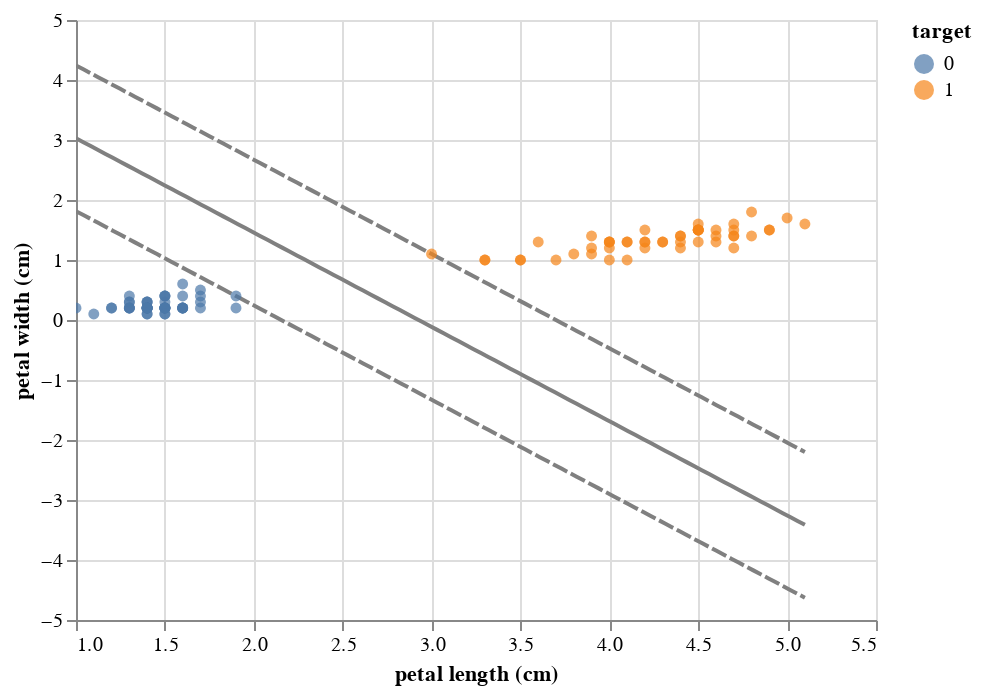

Notebook source saved alongside this figure:
### Code cell
plot_linear_hyperplane(X, y, model).interactive()

### Figure 1 — Vega-Lite specification as saved in the notebook (floating-point values rounded to 4 significant figures)
{"config": {"view": {"continuousWidth": 400, "continuousHeight": 300}}, "layer": [{"data": {"name": "data-8ba59770c36f9f001ab2af21f45063d8"}, "mark": {"type": "line", "color": "grey"}, "encoding": {"x": {"field": "petal length (cm)", "type": "quantitative"}, "y": {"field": "petal width (cm)", "type": "quantitative"}}, "selection": {"selector006": {"type": "interval", "bind": "scales", "encodings": ["x", "y"]}}}, {"data": {"name": "data-39efc46d49635761062f01318436bd00"}, "mark": {"type": "line", "color": "grey", "strokeDash": [8, 2]}, "encoding": {"x": {"field": "petal length (cm)", "type": "quantitative"}, "y": {"field": "petal width (cm)", "type": "quantitative"}}}, {"data": {"name": "data-a22e9bdeac6222bb8d85a3cd10269cc1"}, "mark": {"type": "line", "color": "grey", "strokeDash": [8, 2]}, "encoding": {"x": {"field": "petal length (cm)", "type": "quantitative"}, "y": {"field": "petal width (cm)", "type": "quantitative"}}}, {"data": {"name": "data-2da288ffa312d2ea4aa67fe5200814e6"}, "mark": {"type": "point", "filled": true}, "encoding": {"color": {"field": "target", "type": "nominal"}, "x": {"field": "petal length (cm)", "type": "quantitative"}, "y": {"field": "petal width (cm)", "type": "quantitative"}}}], "$schema": "https://vega.github.io/schema/vega-lite/v4.17.0.json", "datasets": {"data-8ba59770c36f9f001ab2af21f45063d8": [{"petal length (cm)": 1.0, "petal width (cm)": 3.029}, {"petal length (cm)": 1.041, "petal width (cm)": 2.963}, {"petal length (cm)": 1.083, "petal width (cm)": 2.898}, {"petal length (cm)": 1.124, "petal width (cm)": 2.833}, {"petal length (cm)": 1.166, "petal width (cm)": 2.768}, {"petal length (cm)": 1.207, "petal width (cm)": 2.703}, {"petal length (cm)": 1.248, "petal width (cm)": 2.638}, {"petal length (cm)": 1.29, "petal width (cm)": 2.573}, {"petal length (cm)": 1.331, "petal width (cm)": 2.508}, {"petal length (cm)": 1.373, "petal width (cm)": 2.443}, {"petal length (cm)": 1.414, "petal width (cm)": 2.378}, {"petal length (cm)": 1.456, "petal width (cm)": 2.313}, {"petal length (cm)": 1.497, "petal width (cm)": 2.248}, {"petal length (cm)": 1.538, "petal width (cm)": 2.183}, {"petal length (cm)": 1.58, "petal width (cm)": 2.117}, {"petal length (cm)": 1.621, "petal width (cm)": 2.052}, {"petal length (cm)": 1.663, "petal width (cm)": 1.987}, {"petal length (cm)": 1.704, "petal width (cm)": 1.922}, {"petal length (cm)": 1.745, "petal width (cm)": 1.857}, {"petal length (cm)": 1.787, "petal width (cm)": 1.792}, {"petal length (cm)": 1.828, "petal width (cm)": 1.727}, {"petal length (cm)": 1.87, "petal width (cm)": 1.662}, {"petal length (cm)": 1.911, "petal width (cm)": 1.597}, {"petal length (cm)": 1.953, "petal width (cm)": 1.532}, {"petal length (cm)": 1.994, "petal width (cm)": 1.467}, {"petal length (cm)": 2.035, "petal width (cm)": 1.402}, {"petal length (cm)": 2.077, "petal width (cm)": 1.337}, {"petal length (cm)": 2.118, "petal width (cm)": 1.271}, {"petal length (cm)": 2.16, "petal width (cm)": 1.206}, {"petal length (cm)": 2.201, "petal width (cm)": 1.141}, {"petal length (cm)": 2.242, "petal width (cm)": 1.076}, {"petal length (cm)": 2.284, "petal width (cm)": 1.011}, {"petal length (cm)": 2.325, "petal width (cm)": 0.946}, {"petal length (cm)": 2.367, "petal width (cm)": 0.881}, {"petal length (cm)": 2.408, "petal width (cm)": 0.8159}, {"petal length (cm)": 2.449, "petal width (cm)": 0.7508}, {"petal length (cm)": 2.491, "petal width (cm)": 0.6857}, {"petal length (cm)": 2.532, "petal width (cm)": 0.6206}, {"petal length (cm)": 2.574, "petal width (cm)": 0.5556}, {"petal length (cm)": 2.615, "petal width (cm)": 0.4905}, {"petal length (cm)": 2.657, "petal width (cm)": 0.4254}, {"petal length (cm)": 2.698, "petal width (cm)": 0.3603}, {"petal length (cm)": 2.739, "petal width (cm)": 0.2952}, {"petal length (cm)": 2.781, "petal width (cm)": 0.2302}, {"petal length (cm)": 2.822, "petal width (cm)": 0.1651}, {"petal length (cm)": 2.864, "petal width (cm)": 0.1}, {"petal length (cm)": 2.905, "petal width (cm)": 0.03492}, {"petal length (cm)": 2.946, "petal width (cm)": -0.03016}, {"petal length (cm)": 2.988, "petal width (cm)": -0.09524}, {"petal length (cm)": 3.029, "petal width (cm)": -0.1603}, {"petal length (cm)": 3.071, "petal width (cm)": -0.2254}, {"petal length (cm)": 3.112, "petal width (cm)": -0.2905}, {"petal length (cm)": 3.154, "petal width (cm)": -0.3556}, {"petal length (cm)": 3.195, "petal width (cm)": -0.4206}, {"petal length (cm)": 3.236, "petal width (cm)": -0.4857}, {"petal length (cm)": 3.278, "petal width (cm)": -0.5508}, {"petal length (cm)": 3.319, "petal width (cm)": -0.6159}, {"petal length (cm)": 3.361, "petal width (cm)": -0.681}, {"petal length (cm)": 3.402, "petal width (cm)": -0.746}, {"petal length (cm)": 3.443, "petal width (cm)": -0.8111}, {"petal length (cm)": 3.485, "petal width (cm)": -0.8762}, {"petal length (cm)": 3.526, "petal width (cm)": -0.9413}, {"petal length (cm)": 3.568, "petal width (cm)": -1.006}, {"petal length (cm)": 3.609, "petal width (cm)": -1.071}, {"petal length (cm)": 3.651, "petal width (cm)": -1.137}, {"petal length (cm)": 3.692, "petal width (cm)": -1.202}, {"petal length (cm)": 3.733, "petal width (cm)": -1.267}, {"petal length (cm)": 3.775, "petal width (cm)": -1.332}, {"petal length (cm)": 3.816, "petal width (cm)": -1.397}, {"petal length (cm)": 3.858, "petal width (cm)": -1.462}, {"petal length (cm)": 3.899, "petal width (cm)": -1.527}, {"petal length (cm)": 3.94, "petal width (cm)": -1.592}, {"petal length (cm)": 3.982, "petal width (cm)": -1.657}, {"petal length (cm)": 4.023, "petal width (cm)": -1.722}, {"petal length (cm)": 4.065, "petal width (cm)": -1.787}, {"petal length (cm)": 4.106, "petal width (cm)": -1.852}, {"petal length (cm)": 4.147, "petal width (cm)": -1.917}, {"petal length (cm)": 4.189, "petal width (cm)": -1.983}, {"petal length (cm)": 4.23, "petal width (cm)": -2.048}, {"petal length (cm)": 4.272, "petal width (cm)": -2.113}, {"petal length (cm)": 4.313, "petal width (cm)": -2.178}, {"petal length (cm)": 4.355, "petal width (cm)": -2.243}, {"petal length (cm)": 4.396, "petal width (cm)": -2.308}, {"petal length (cm)": 4.437, "petal width (cm)": -2.373}, {"petal length (cm)": 4.479, "petal width (cm)": -2.438}, {"petal length (cm)": 4.52, "petal width (cm)": -2.503}, {"petal length (cm)": 4.562, "petal width (cm)": -2.568}, {"petal length (cm)": 4.603, "petal width (cm)": -2.633}, {"petal length (cm)": 4.644, "petal width (cm)": -2.698}, {"petal length (cm)": 4.686, "petal width (cm)": -2.763}, {"petal length (cm)": 4.727, "petal width (cm)": -2.829}, {"petal length (cm)": 4.769, "petal width (cm)": -2.894}, {"petal length (cm)": 4.81, "petal width (cm)": -2.959}, {"petal length (cm)": 4.852, "petal width (cm)": -3.024}, {"petal length (cm)": 4.893, "petal width (cm)": -3.089}, {"petal length (cm)": 4.934, "petal width (cm)": -3.154}, {"petal length (cm)": 4.976, "petal width (cm)": -3.219}, {"petal length (cm)": 5.017, "petal width (cm)": -3.284}, {"petal length (cm)": 5.059, "petal width (cm)": -3.349}, {"petal length (cm)": 5.1, "petal width (cm)": -3.414}], "data-39efc46d49635761062f01318436bd00": [{"petal length (cm)": 1.0, "petal width (cm)": 1.814}, {"petal length (cm)": 1.041, "petal width (cm)": 1.749}, {"petal length (cm)": 1.083, "petal width (cm)": 1.684}, {"petal length (cm)": 1.124, "petal width (cm)": 1.619}, {"petal length (cm)": 1.166, "petal width (cm)": 1.554}, {"petal length (cm)": 1.207, "petal width (cm)": 1.489}, {"petal length (cm)": 1.248, "petal width (cm)": 1.424}, {"petal length (cm)": 1.29, "petal width (cm)": 1.359}, {"petal length (cm)": 1.331, "petal width (cm)": 1.294}, {"petal length (cm)": 1.373, "petal width (cm)": 1.229}, {"petal length (cm)": 1.414, "petal width (cm)": 1.163}, {"petal length (cm)": 1.456, "petal width (cm)": 1.098}, {"petal length (cm)": 1.497, "petal width (cm)": 1.033}, {"petal length (cm)": 1.538, "petal width (cm)": 0.9683}, {"petal length (cm)": 1.58, "petal width (cm)": 0.9032}, {"petal length (cm)": 1.621, "petal width (cm)": 0.8381}, {"petal length (cm)": 1.663, "petal width (cm)": 0.773}, {"petal length (cm)": 1.704, "petal width (cm)": 0.7079}, {"petal length (cm)": 1.745, "petal width (cm)": 0.6429}, {"petal length (cm)": 1.787, "petal width (cm)": 0.5778}, {"petal length (cm)": 1.828, "petal width (cm)": 0.5127}, {"petal length (cm)": 1.87, "petal width (cm)": 0.4476}, {"petal length (cm)": 1.911, "petal width (cm)": 0.3825}, {"petal length (cm)": 1.953, "petal width (cm)": 0.3175}, {"petal length (cm)": 1.994, "petal width (cm)": 0.2524}, {"petal length (cm)": 2.035, "petal width (cm)": 0.1873}, {"petal length (cm)": 2.077, "petal width (cm)": 0.1222}, {"petal length (cm)": 2.118, "petal width (cm)": 0.05714}, {"petal length (cm)": 2.16, "petal width (cm)": -0.007937}, {"petal length (cm)": 2.201, "petal width (cm)": -0.07302}, {"petal length (cm)": 2.242, "petal width (cm)": -0.1381}, {"petal length (cm)": 2.284, "petal width (cm)": -0.2032}, {"petal length (cm)": 2.325, "petal width (cm)": -0.2683}, {"petal length (cm)": 2.367, "petal width (cm)": -0.3333}, {"petal length (cm)": 2.408, "petal width (cm)": -0.3984}, {"petal length (cm)": 2.449, "petal width (cm)": -0.4635}, {"petal length (cm)": 2.491, "petal width (cm)": -0.5286}, {"petal length (cm)": 2.532, "petal width (cm)": -0.5937}, {"petal length (cm)": 2.574, "petal width (cm)": -0.6587}, {"petal length (cm)": 2.615, "petal width (cm)": -0.7238}, {"petal length (cm)": 2.657, "petal width (cm)": -0.7889}, {"petal length (cm)": 2.698, "petal width (cm)": -0.854}, {"petal length (cm)": 2.739, "petal width (cm)": -0.919}, {"petal length (cm)": 2.781, "petal width (cm)": -0.9841}, {"petal length (cm)": 2.822, "petal width (cm)": -1.049}, {"petal length (cm)": 2.864, "petal width (cm)": -1.114}, {"petal length (cm)": 2.905, "petal width (cm)": -1.179}, {"petal length (cm)": 2.946, "petal width (cm)": -1.244}, {"petal length (cm)": 2.988, "petal width (cm)": -1.31}, {"petal length (cm)": 3.029, "petal width (cm)": -1.375}, {"petal length (cm)": 3.071, "petal width (cm)": -1.44}, {"petal length (cm)": 3.112, "petal width (cm)": -1.505}, {"petal length (cm)": 3.154, "petal width (cm)": -1.57}, {"petal length (cm)": 3.195, "petal width (cm)": -1.635}, {"petal length (cm)": 3.236, "petal width (cm)": -1.7}, {"petal length (cm)": 3.278, "petal width (cm)": -1.765}, {"petal length (cm)": 3.319, "petal width (cm)": -1.83}, {"petal length (cm)": 3.361, "petal width (cm)": -1.895}, {"petal length (cm)": 3.402, "petal width (cm)": -1.96}, {"petal length (cm)": 3.443, "petal width (cm)": -2.025}, {"petal length (cm)": 3.485, "petal width (cm)": -2.09}, {"petal length (cm)": 3.526, "petal width (cm)": -2.156}, {"petal length (cm)": 3.568, "petal width (cm)": -2.221}, {"petal length (cm)": 3.609, "petal width (cm)": -2.286}, {"petal length (cm)": 3.651, "petal width (cm)": -2.351}, {"petal length (cm)": 3.692, "petal width (cm)": -2.416}, {"petal length (cm)": 3.733, "petal width (cm)": -2.481}, {"petal length (cm)": 3.775, "petal width (cm)": -2.546}, {"petal length (cm)": 3.816, "petal width (cm)": -2.611}, {"petal length (cm)": 3.858, "petal width (cm)": -2.676}, {"petal length (cm)": 3.899, "petal width (cm)": -2.741}, {"petal length (cm)": 3.94, "petal width (cm)": -2.806}, {"petal length (cm)": 3.982, "petal width (cm)": -2.871}, {"petal length (cm)": 4.023, "petal width (cm)": -2.937}, {"petal length (cm)": 4.065, "petal width (cm)": -3.002}, {"petal length (cm)": 4.106, "petal width (cm)": -3.067}, {"petal length (cm)": 4.147, "petal width (cm)": -3.132}, {"petal length (cm)": 4.189, "petal width (cm)": -3.197}, {"petal length (cm)": 4.23, "petal width (cm)": -3.262}, {"petal length (cm)": 4.272, "petal width (cm)": -3.327}, {"petal length (cm)": 4.313, "petal width (cm)": -3.392}, {"petal length (cm)": 4.355, "petal width (cm)": -3.457}, {"petal length (cm)": 4.396, "petal width (cm)": -3.522}, {"petal length (cm)": 4.437, "petal width (cm)": -3.587}, {"petal length (cm)": 4.479, "petal width (cm)": -3.652}, {"petal length (cm)": 4.52, "petal width (cm)": -3.717}, {"petal length (cm)": 4.562, "petal width (cm)": -3.783}, {"petal length (cm)": 4.603, "petal width (cm)": -3.848}, {"petal length (cm)": 4.644, "petal width (cm)": -3.913}, {"petal length (cm)": 4.686, "petal width (cm)": -3.978}, {"petal length (cm)": 4.727, "petal width (cm)": -4.043}, {"petal length (cm)": 4.769, "petal width (cm)": -4.108}, {"petal length (cm)": 4.81, "petal width (cm)": -4.173}, {"petal length (cm)": 4.852, "petal width (cm)": -4.238}, {"petal length (cm)": 4.893, "petal width (cm)": -4.303}, {"petal length (cm)": 4.934, "petal width (cm)": -4.368}, {"petal length (cm)": 4.976, "petal width (cm)": -4.433}, {"petal length (cm)": 5.017, "petal width (cm)": -4.498}, {"petal length (cm)": 5.059, "petal width (cm)": -4.563}, {"petal length (cm)": 5.1, "petal width (cm)": -4.629}], "data-a22e9bdeac6222bb8d85a3cd10269cc1": [{"petal length (cm)": 1.0, "petal width (cm)": 4.243}, {"petal length (cm)": 1.041, "petal width (cm)": 4.178}, {"petal length (cm)": 1.083, "petal width (cm)": 4.113}, {"petal length (cm)": 1.124, "petal width (cm)": 4.048}, {"petal length (cm)": 1.166, "petal width (cm)": 3.983}, {"petal length (cm)": 1.207, "petal width (cm)": 3.917}, {"petal length (cm)": 1.248, "petal width (cm)": 3.852}, {"petal length (cm)": 1.29, "petal width (cm)": 3.787}, {"petal length (cm)": 1.331, "petal width (cm)": 3.722}, {"petal length (cm)": 1.373, "petal width (cm)": 3.657}, {"petal length (cm)": 1.414, "petal width (cm)": 3.592}, {"petal length (cm)": 1.456, "petal width (cm)": 3.527}, {"petal length (cm)": 1.497, "petal width (cm)": 3.462}, {"petal length (cm)": 1.538, "petal width (cm)": 3.397}, {"petal length (cm)": 1.58, "petal width (cm)": 3.332}, {"petal length (cm)": 1.621, "petal width (cm)": 3.267}, {"petal length (cm)": 1.663, "petal width (cm)": 3.202}, {"petal length (cm)": 1.704, "petal width (cm)": 3.137}, {"petal length (cm)": 1.745, "petal width (cm)": 3.071}, {"petal length (cm)": 1.787, "petal width (cm)": 3.006}, {"petal length (cm)": 1.828, "petal width (cm)": 2.941}, {"petal length (cm)": 1.87, "petal width (cm)": 2.876}, {"petal length (cm)": 1.911, "petal width (cm)": 2.811}, {"petal length (cm)": 1.953, "petal width (cm)": 2.746}, {"petal length (cm)": 1.994, "petal width (cm)": 2.681}, {"petal length (cm)": 2.035, "petal width (cm)": 2.616}, {"petal length (cm)": 2.077, "petal width (cm)": 2.551}, {"petal length (cm)": 2.118, "petal width (cm)": 2.486}, {"petal length (cm)": 2.16, "petal width (cm)": 2.421}, {"petal length (cm)": 2.201, "petal width (cm)": 2.356}, {"petal length (cm)": 2.242, "petal width (cm)": 2.29}, {"petal length (cm)": 2.284, "petal width (cm)": 2.225}, {"petal length (cm)": 2.325, "petal width (cm)": 2.16}, {"petal length (cm)": 2.367, "petal width (cm)": 2.095}, {"petal length (cm)": 2.408, "petal width (cm)": 2.03}, {"petal length (cm)": 2.449, "petal width (cm)": 1.965}, {"petal length (cm)": 2.491, "petal width (cm)": 1.9}, {"petal length (cm)": 2.532, "petal width (cm)": 1.835}, {"petal length (cm)": 2.574, "petal width (cm)": 1.77}, {"petal length (cm)": 2.615, "petal width (cm)": 1.705}, {"petal length (cm)": 2.657, "petal width (cm)": 1.64}, {"petal length (cm)": 2.698, "petal width (cm)": 1.575}, {"petal length (cm)": 2.739, "petal width (cm)": 1.51}, {"petal length (cm)": 2.781, "petal width (cm)": 1.444}, {"petal length (cm)": 2.822, "petal width (cm)": 1.379}, {"petal length (cm)": 2.864, "petal width (cm)": 1.314}, {"petal length (cm)": 2.905, "petal width (cm)": 1.249}, {"petal length (cm)": 2.946, "petal width (cm)": 1.184}, {"petal length (cm)": 2.988, "petal width (cm)": 1.119}, {"petal length (cm)": 3.029, "petal width (cm)": 1.054}, {"petal length (cm)": 3.071, "petal width (cm)": 0.9889}, {"petal length (cm)": 3.112, "petal width (cm)": 0.9238}, {"petal length (cm)": 3.154, "petal width (cm)": 0.8587}, {"petal length (cm)": 3.195, "petal width (cm)": 0.7937}, {"petal length (cm)": 3.236, "petal width (cm)": 0.7286}, {"petal length (cm)": 3.278, "petal width (cm)": 0.6635}, {"petal length (cm)": 3.319, "petal width (cm)": 0.5984}, {"petal length (cm)": 3.361, "petal width (cm)": 0.5333}, {"petal length (cm)": 3.402, "petal width (cm)": 0.4683}, {"petal length (cm)": 3.443, "petal width (cm)": 0.4032}, {"petal length (cm)": 3.485, "petal width (cm)": 0.3381}, {"petal length (cm)": 3.526, "petal width (cm)": 0.273}, {"petal length (cm)": 3.568, "petal width (cm)": 0.2079}, {"petal length (cm)": 3.609, "petal width (cm)": 0.1429}, {"petal length (cm)": 3.651, "petal width (cm)": 0.07778}, {"petal length (cm)": 3.692, "petal width (cm)": 0.0127}, {"petal length (cm)": 3.733, "petal width (cm)": -0.05238}, {"petal length (cm)": 3.775, "petal width (cm)": -0.1175}, {"petal length (cm)": 3.816, "petal width (cm)": -0.1825}, {"petal length (cm)": 3.858, "petal width (cm)": -0.2476}, {"petal length (cm)": 3.899, "petal width (cm)": -0.3127}, {"petal length (cm)": 3.94, "petal width (cm)": -0.3778}, {"petal length (cm)": 3.982, "petal width (cm)": -0.4429}, {"petal length (cm)": 4.023, "petal width (cm)": -0.5079}, {"petal length (cm)": 4.065, "petal width (cm)": -0.573}, {"petal length (cm)": 4.106, "petal width (cm)": -0.6381}, {"petal length (cm)": 4.147, "petal width (cm)": -0.7032}, {"petal length (cm)": 4.189, "petal width (cm)": -0.7683}, {"petal length (cm)": 4.23, "petal width (cm)": -0.8333}, {"petal length (cm)": 4.272, "petal width (cm)": -0.8984}, {"petal length (cm)": 4.313, "petal width (cm)": -0.9635}, {"petal length (cm)": 4.355, "petal width (cm)": -1.029}, {"petal length (cm)": 4.396, "petal width (cm)": -1.094}, {"petal length (cm)": 4.437, "petal width (cm)": -1.159}, {"petal length (cm)": 4.479, "petal width (cm)": -1.224}, {"petal length (cm)": 4.52, "petal width (cm)": -1.289}, {"petal length (cm)": 4.562, "petal width (cm)": -1.354}, {"petal length (cm)": 4.603, "petal width (cm)": -1.419}, {"petal length (cm)": 4.644, "petal width (cm)": -1.484}, {"petal length (cm)": 4.686, "petal width (cm)": -1.549}, {"petal length (cm)": 4.727, "petal width (cm)": -1.614}, {"petal length (cm)": 4.769, "petal width (cm)": -1.679}, {"petal length (cm)": 4.81, "petal width (cm)": -1.744}, {"petal length (cm)": 4.852, "petal width (cm)": -1.81}, {"petal length (cm)": 4.893, "petal width (cm)": -1.875}, {"petal length (cm)": 4.934, "petal width (cm)": -1.94}, {"petal length (cm)": 4.976, "petal width (cm)": -2.005}, {"petal length (cm)": 5.017, "petal width (cm)": -2.07}, {"petal length (cm)": 5.059, "petal width (cm)": -2.135}, {"petal length (cm)": 5.1, "petal width (cm)": -2.2}], "data-2da288ffa312d2ea4aa67fe5200814e6": [{"petal length (cm)": 1.4, "petal width (cm)": 0.2, "target": 0}, {"petal length (cm)": 1.4, "petal width (cm)": 0.2, "target": 0}, {"petal length (cm)": 1.3, "petal width (cm)": 0.2, "target": 0}, {"petal length (cm)": 1.5, "petal width (cm)": 0.2, "target": 0}, {"petal length (cm)": 1.4, "petal width (cm)": 0.2, "target": 0}, {"petal length (cm)": 1.7, "petal width (cm)": 0.4, "target": 0}, {"petal length (cm)": 1.4, "petal width (cm)": 0.3, "target": 0}, {"petal length (cm)": 1.5, "petal width (cm)": 0.2, "target": 0}, {"petal length (cm)": 1.4, "petal width (cm)": 0.2, "target": 0}, {"petal length (cm)": 1.5, "petal width (cm)": 0.1, "target": 0}, {"petal length (cm)": 1.5, "petal width (cm)": 0.2, "target": 0}, {"petal length (cm)": 1.6, "petal width (cm)": 0.2, "target": 0}, {"petal length (cm)": 1.4, "petal width (cm)": 0.1, "target": 0}, {"petal length (cm)": 1.1, "petal width (cm)": 0.1, "target": 0}, {"petal length (cm)": 1.2, "petal width (cm)": 0.2, "target": 0}, {"petal length (cm)": 1.5, "petal width (cm)": 0.4, "target": 0}, {"petal length (cm)": 1.3, "petal width (cm)": 0.4, "target": 0}, {"petal length (cm)": 1.4, "petal width (cm)": 0.3, "target": 0}, {"petal length (cm)": 1.7, "petal width (cm)": 0.3, "target": 0}, {"petal length (cm)": 1.5, "petal width (cm)": 0.3, "target": 0}, {"petal length (cm)": 1.7, "petal width (cm)": 0.2, "target": 0}, {"petal length (cm)": 1.5, "petal width (cm)": 0.4, "target": 0}, {"petal length (cm)": 1.0, "petal width (cm)": 0.2, "target": 0}, {"petal length (cm)": 1.7, "petal width (cm)": 0.5, "target": 0}, {"petal length (cm)": 1.9, "petal width (cm)": 0.2, "target": 0}, {"petal length (cm)": 1.6, "petal width (cm)": 0.2, "target": 0}, {"petal length (cm)": 1.6, "petal width (cm)": 0.4, "target": 0}, {"petal length (cm)": 1.5, "petal width (cm)": 0.2, "target": 0}, {"petal length (cm)": 1.4, "petal width (cm)": 0.2, "target": 0}, {"petal length (cm)": 1.6, "petal width (cm)": 0.2, "target": 0}, {"petal length (cm)": 1.6, "petal width (cm)": 0.2, "target": 0}, {"petal length (cm)": 1.5, "petal width (cm)": 0.4, "target": 0}, {"petal length (cm)": 1.5, "petal width (cm)": 0.1, "target": 0}, {"petal length (cm)": 1.4, "petal width (cm)": 0.2, "target": 0}, {"petal length (cm)": 1.5, "petal width (cm)": 0.2, "target": 0}, {"petal length (cm)": 1.2, "petal width (cm)": 0.2, "target": 0}, {"petal length (cm)": 1.3, "petal width (cm)": 0.2, "target": 0}, {"petal length (cm)": 1.4, "petal width (cm)": 0.1, "target": 0}, {"petal length (cm)": 1.3, "petal width (cm)": 0.2, "target": 0}, {"petal length (cm)": 1.5, "petal width (cm)": 0.2, "target": 0}, {"petal length (cm)": 1.3, "petal width (cm)": 0.3, "target": 0}, {"petal length (cm)": 1.3, "petal width (cm)": 0.3, "target": 0}, {"petal length (cm)": 1.3, "petal width (cm)": 0.2, "target": 0}, {"petal length (cm)": 1.6, "petal width (cm)": 0.6, "target": 0}, {"petal length (cm)": 1.9, "petal width (cm)": 0.4, "target": 0}, {"petal length (cm)": 1.4, "petal width (cm)": 0.3, "target": 0}, {"petal length (cm)": 1.6, "petal width (cm)": 0.2, "target": 0}, {"petal length (cm)": 1.4, "petal width (cm)": 0.2, "target": 0}, {"petal length (cm)": 1.5, "petal width (cm)": 0.2, "target": 0}, {"petal length (cm)": 1.4, "petal width (cm)": 0.2, "target": 0}, {"petal length (cm)": 4.7, "petal width (cm)": 1.4, "target": 1}, {"petal length (cm)": 4.5, "petal width (cm)": 1.5, "target": 1}, {"petal length (cm)": 4.9, "petal width (cm)": 1.5, "target": 1}, {"petal length (cm)": 4.0, "petal width (cm)": 1.3, "target": 1}, {"petal length (cm)": 4.6, "petal width (cm)": 1.5, "target": 1}, {"petal length (cm)": 4.5, "petal width (cm)": 1.3, "target": 1}, {"petal length (cm)": 4.7, "petal width (cm)": 1.6, "target": 1}, {"petal length (cm)": 3.3, "petal width (cm)": 1.0, "target": 1}, {"petal length (cm)": 4.6, "petal width (cm)": 1.3, "target": 1}, {"petal length (cm)": 3.9, "petal width (cm)": 1.4, "target": 1}, {"petal length (cm)": 3.5, "petal width (cm)": 1.0, "target": 1}, {"petal length (cm)": 4.2, "petal width (cm)": 1.5, "target": 1}, {"petal length (cm)": 4.0, "petal width (cm)": 1.0, "target": 1}, {"petal length (cm)": 4.7, "petal width (cm)": 1.4, "target": 1}, {"petal length (cm)": 3.6, "petal width (cm)": 1.3, "target": 1}, {"petal length (cm)": 4.4, "petal width (cm)": 1.4, "target": 1}, {"petal length (cm)": 4.5, "petal width (cm)": 1.5, "target": 1}, {"petal length (cm)": 4.1, "petal width (cm)": 1.0, "target": 1}, {"petal length (cm)": 4.5, "petal width (cm)": 1.5, "target": 1}, {"petal length (cm)": 3.9, "petal width (cm)": 1.1, "target": 1}, {"petal length (cm)": 4.8, "petal width (cm)": 1.8, "target": 1}, {"petal length (cm)": 4.0, "petal width (cm)": 1.3, "target": 1}, {"petal length (cm)": 4.9, "petal width (cm)": 1.5, "target": 1}, {"petal length (cm)": 4.7, "petal width (cm)": 1.2, "target": 1}, {"petal length (cm)": 4.3, "petal width (cm)": 1.3, "target": 1}, {"petal length (cm)": 4.4, "petal width (cm)": 1.4, "target": 1}, {"petal length (cm)": 4.8, "petal width (cm)": 1.4, "target": 1}, {"petal length (cm)": 5.0, "petal width (cm)": 1.7, "target": 1}, {"petal length (cm)": 4.5, "petal width (cm)": 1.5, "target": 1}, {"petal length (cm)": 3.5, "petal width (cm)": 1.0, "target": 1}, {"petal length (cm)": 3.8, "petal width (cm)": 1.1, "target": 1}, {"petal length (cm)": 3.7, "petal width (cm)": 1.0, "target": 1}, {"petal length (cm)": 3.9, "petal width (cm)": 1.2, "target": 1}, {"petal length (cm)": 5.1, "petal width (cm)": 1.6, "target": 1}, {"petal length (cm)": 4.5, "petal width (cm)": 1.5, "target": 1}, {"petal length (cm)": 4.5, "petal width (cm)": 1.6, "target": 1}, {"petal length (cm)": 4.7, "petal width (cm)": 1.5, "target": 1}, {"petal length (cm)": 4.4, "petal width (cm)": 1.3, "target": 1}, {"petal length (cm)": 4.1, "petal width (cm)": 1.3, "target": 1}, {"petal length (cm)": 4.0, "petal width (cm)": 1.3, "target": 1}, {"petal length (cm)": 4.4, "petal width (cm)": 1.2, "target": 1}, {"petal length (cm)": 4.6, "petal width (cm)": 1.4, "target": 1}, {"petal length (cm)": 4.0, "petal width (cm)": 1.2, "target": 1}, {"petal length (cm)": 3.3, "petal width (cm)": 1.0, "target": 1}, {"petal length (cm)": 4.2, "petal width (cm)": 1.3, "target": 1}, {"petal length (cm)": 4.2, "petal width (cm)": 1.2, "target": 1}, {"petal length (cm)": 4.2, "petal width (cm)": 1.3, "target": 1}, {"petal length (cm)": 4.3, "petal width (cm)": 1.3, "target": 1}, {"petal length (cm)": 3.0, "petal width (cm)": 1.1, "target": 1}, {"petal length (cm)": 4.1, "petal width (cm)": 1.3, "target": 1}]}}
